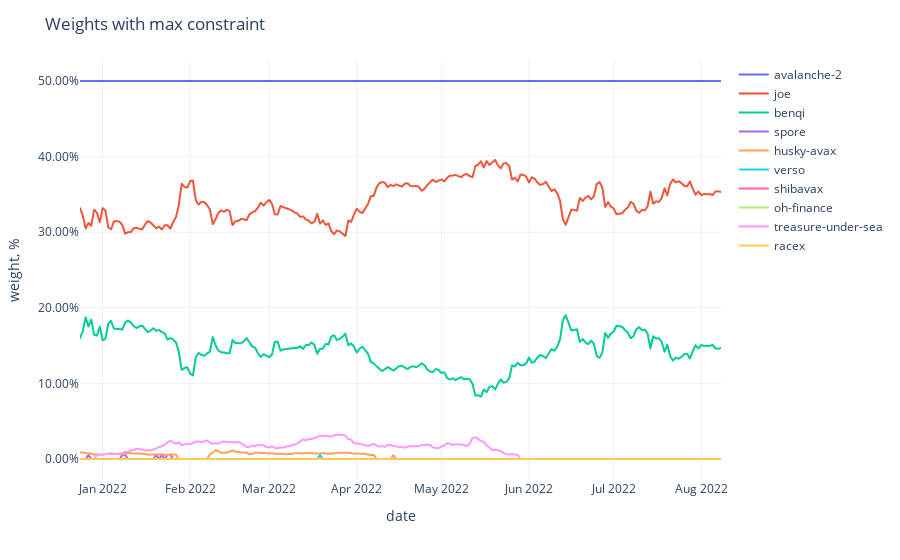

The notebook cell this image was saved under:
### Code cell
fig = px.line(adjusted_weights,
              labels={'value': 'weight, %', 'variable': ''})
fig.update_traces(
    hovertemplate="%{y}"
)
fig.update_yaxes(
    tickformat=".2%",
)
fig.update_xaxes(
    showspikes=True,
    spikethickness=2,
    spikedash="dot",
    spikecolor="#999999",
    spikemode="across",
)
fig.update_layout(
    hovermode="x",
    hoverdistance=100,  ## Distance to show hover label of data point
    spikedistance=1000,  ## Distance to show spike
    template='plotly_white',
    title='Weights with max constraint'
)

### Figure 1 — Plotly figure (JSON) as saved in the notebook; plotly's stock layout.template omitted (floating-point values rounded to 4 significant figures; data arrays with more than 128 entries replaced by an {"elided": "..."} marker saying what was removed)
{"data": [{"hovertemplate": "%{y}", "legendgroup": "avalanche-2", "line": {"color": "#636efa", "dash": "solid"}, "marker": {"symbol": "circle"}, "mode": "lines", "name": "avalanche-2", "showlegend": true, "type": "scattergl", "x": {"elided": "228 str values"}, "xaxis": "x", "y": {"elided": "228 float values"}, "yaxis": "y"}, {"hovertemplate": "%{y}", "legendgroup": "joe", "line": {"color": "#EF553B", "dash": "solid"}, "marker": {"symbol": "circle"}, "mode": "lines", "name": "joe", "showlegend": true, "type": "scattergl", "x": {"elided": "228 str values"}, "xaxis": "x", "y": {"elided": "228 float values"}, "yaxis": "y"}, {"hovertemplate": "%{y}", "legendgroup": "benqi", "line": {"color": "#00cc96", "dash": "solid"}, "marker": {"symbol": "circle"}, "mode": "lines", "name": "benqi", "showlegend": true, "type": "scattergl", "x": {"elided": "228 str values"}, "xaxis": "x", "y": {"elided": "228 float values"}, "yaxis": "y"}, {"hovertemplate": "%{y}", "legendgroup": "spore", "line": {"color": "#ab63fa", "dash": "solid"}, "marker": {"symbol": "circle"}, "mode": "lines", "name": "spore", "showlegend": true, "type": "scattergl", "x": {"elided": "228 str values"}, "xaxis": "x", "y": {"elided": "228 float values"}, "yaxis": "y"}, {"hovertemplate": "%{y}", "legendgroup": "husky-avax", "line": {"color": "#FFA15A", "dash": "solid"}, "marker": {"symbol": "circle"}, "mode": "lines", "name": "husky-avax", "showlegend": true, "type": "scattergl", "x": {"elided": "228 str values"}, "xaxis": "x", "y": {"elided": "228 float values"}, "yaxis": "y"}, {"hovertemplate": "%{y}", "legendgroup": "verso", "line": {"color": "#19d3f3", "dash": "solid"}, "marker": {"symbol": "circle"}, "mode": "lines", "name": "verso", "showlegend": true, "type": "scattergl", "x": {"elided": "228 str values"}, "xaxis": "x", "y": {"elided": "228 float values"}, "yaxis": "y"}, {"hovertemplate": "%{y}", "legendgroup": "shibavax", "line": {"color": "#FF6692", "dash": "solid"}, "marker": {"symbol": "circle"}, "mode": "lines", "name": "shibavax", "showlegend": true, "type": "scattergl", "x": {"elided": "228 str values"}, "xaxis": "x", "y": {"elided": "228 int values"}, "yaxis": "y"}, {"hovertemplate": "%{y}", "legendgroup": "oh-finance", "line": {"color": "#B6E880", "dash": "solid"}, "marker": {"symbol": "circle"}, "mode": "lines", "name": "oh-finance", "showlegend": true, "type": "scattergl", "x": {"elided": "228 str values"}, "xaxis": "x", "y": {"elided": "228 int values"}, "yaxis": "y"}, {"hovertemplate": "%{y}", "legendgroup": "treasure-under-sea", "line": {"color": "#FF97FF", "dash": "solid"}, "marker": {"symbol": "circle"}, "mode": "lines", "name": "treasure-under-sea", "showlegend": true, "type": "scattergl", "x": {"elided": "228 str values"}, "xaxis": "x", "y": {"elided": "228 float values"}, "yaxis": "y"}, {"hovertemplate": "%{y}", "legendgroup": "racex", "line": {"color": "#FECB52", "dash": "solid"}, "marker": {"symbol": "circle"}, "mode": "lines", "name": "racex", "showlegend": true, "type": "scattergl", "x": {"elided": "228 str values"}, "xaxis": "x", "y": {"elided": "228 int values"}, "yaxis": "y"}], "layout": {"autosize": true, "hoverdistance": 100, "hovermode": "x", "legend": {"title": {"text": ""}, "tracegroupgap": 0}, "margin": {"t": 60}, "spikedistance": 1000, "title": {"text": "Weights with max constraint"}, "xaxis": {"anchor": "y", "autorange": true, "domain": [0, 1], "range": ["2021-12-24", "2022-08-08"], "showspikes": true, "spikecolor": "#999999", "spikedash": "dot", "spikemode": "across", "spikethickness": 2, "title": {"text": "date"}, "type": "date"}, "yaxis": {"anchor": "x", "autorange": true, "domain": [0, 1], "range": [-0.02778, 0.5278], "tickformat": ".2%", "title": {"text": "weight, %"}, "type": "linear"}}}
